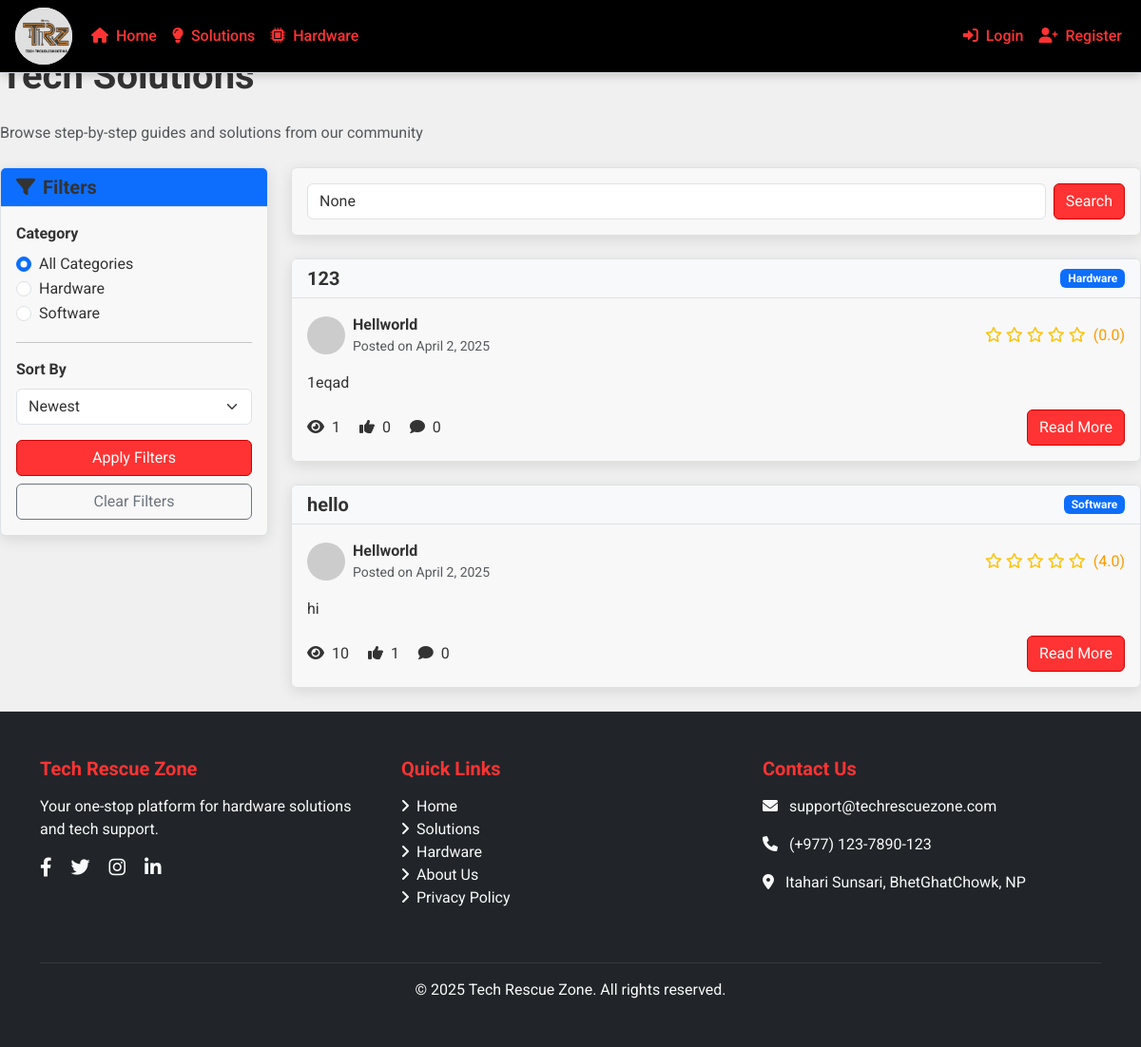
The app's page /solutions/, older data.
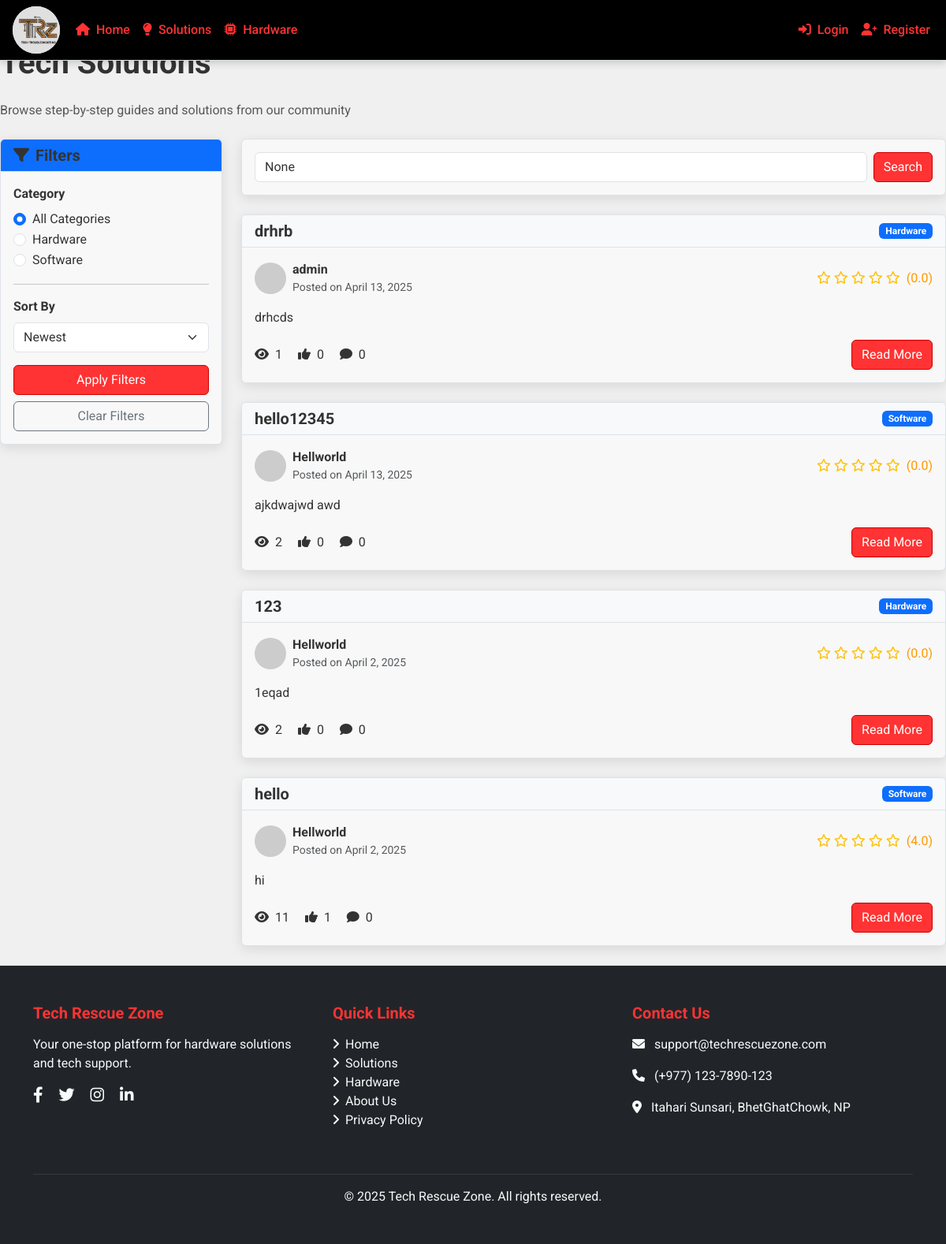
The same page, newer data.
### TechRescueZoneApp/models.py (models this page shows, shortened)
class SolutionCategory(models.Model):
    name = models.CharField(max_length=100)
    description = models.TextField(blank=True, null=True)
    class Meta:
        verbose_name_plural = 'Solution Categories'

class Solution(models.Model):
    title = models.CharField(max_length=200)
    summary = models.TextField()
    content = models.TextField()
    author = models.ForeignKey(User, on_delete=models.CASCADE, related_name='solutions')
    category = models.ForeignKey(SolutionCategory, on_delete=models.CASCADE, related_name='solutions')
    is_featured = models.BooleanField(default=False)
    views = models.PositiveIntegerField(default=0)
    likes = models.ManyToManyField(User, related_name='liked_solutions', blank=True)
    created_at = models.DateTimeField(auto_now_add=True)
    updated_at = models.DateTimeField(auto_now=True)
    def get_like_count(self):
        return self.likes.count()
    def get_comment_count(self):
        return self.comments.count()
    def get_average_rating(self):
        ratings = self.ratings.all()
        if ratings.exists():  # Using exists() for efficiency
            return sum(rating.rating for rating in ratings) / ratings.count()
        return 0

### TechRescueZoneApp/views.py (the view)
# urls.py: path('solutions/', views.solution_list, name='solution_list'),
def solution_list(request):
    category_id = request.GET.get('category')
    search_query = request.GET.get('search')
    sort_by = request.GET.get('sort_by', 'newest')
    solutions = Solution.objects.all()
    if category_id:
        solutions = solutions.filter(category_id=category_id)
    if search_query:
        solutions = solutions.filter(
            Q(title__icontains=search_query) |
            Q(summary__icontains=search_query) |
            Q(content__icontains=search_query)
        )
    if sort_by == 'popular':
        solutions = solutions.annotate(like_count=Count('likes')).order_by('-like_count')
    elif sort_by == 'top_rated':
        solutions = solutions.annotate(avg_rating=Avg('ratings__rating')).order_by('-avg_rating')
    elif sort_by == 'most_viewed':
        solutions = solutions.order_by('-views')
    else:
        solutions = solutions.order_by('-created_at')
    categories = SolutionCategory.objects.all()
    context = {
        'solutions': solutions,
        'categories': categories,
        'selected_category': category_id,
        'search_query': search_query,
        'sort_by': sort_by,
    }
    return render(request, 'software/solution_list.html', context)

### templates/software/solution_list.html (shortened to what the changed rows need)
{% extends 'base.html' %}
{% block content %}
<h1 class="mb-4">Tech Solutions</h1>
<div class="row">
    <div class="col-md-3">
        <div class="card mb-4">
            <div class="card-body">
                <form method="get" action="{% url 'TechRescueZoneApp:solution_list' %}">
                    <div class="mb-3">
                        <div class="overflow-auto" style="max-height: 200px;">
                            {% for category in categories %}
                            <div class="form-check">
                                <input class="form-check-input" type="radio" name="category" id="category-{{ category.id }}" value="{{ category.id }}" {% if selected_category == category.id|stringformat:"i" %}checked{% endif %}>
                                <label class="form-check-label" for="category-{{ category.id }}">
                                    {{ category.name }}
                                </label>
                            </div>
                            {% endfor %}
                        </div>
                    </div>
                </form>
            </div>
        </div>
    </div>
    <div class="col-md-9">
        {% if solutions %}
            {% for solution in solutions %}
            <div class="card mb-4 solution-card hover-shadow">
                <div class="card-header d-flex justify-content-between align-items-center bg-light">
                    <h5 class="mb-0">{{ solution.title }}</h5>
                    <span class="badge bg-primary">{{ solution.category.name }}</span>
                </div>
                <div class="card-body">
                    <div class="d-flex justify-content-between align-items-center mb-3">
                        <div class="d-flex align-items-center">
                            <img src="{% if solution.author.profile.profile_picture %}{{ solution.author.profile.profile_picture.url }}{% else %}https://via.placeholder.com/40{% endif %}" class="rounded-circle me-2" width="40" height="40" alt="{{ solution.author.username }}">
                            <div>
                                <div class="d-flex align-items-center">
                                    <p class="mb-0 fw-bold">{{ solution.author.username }}</p>
                                </div>
                                <p class="text-muted mb-0 small">Posted on {{ solution.created_at|date:"F j, Y" }}</p>
                            </div>
                        </div>
                        <div class="rating">
                            {% with avg_rating=solution.get_average_rating %}
                            {% for i in "12345" %}
                                {% if forloop.counter <= avg_rating|floatformat:"0" %}
                                <i class="fas fa-star text-warning"></i>
                                {% else %}
                                <i class="far fa-star text-warning"></i>
                                {% endif %}
                            {% endfor %}
                            <span class="ms-1">({{ avg_rating|floatformat:1 }})</span>
                            {% endwith %}
                        </div>
                    </div>
                    <p>{{ solution.summary }}</p>
                    <div class="d-flex justify-content-between align-items-center">
                        <div>
                            <span class="me-3"><i class="fas fa-eye me-1"></i> {{ solution.views }}</span>
                            <span class="me-3"><i class="fas fa-thumbs-up me-1"></i> {{ solution.get_like_count }}</span>
                            <span><i class="fas fa-comment me-1"></i> {{ solution.get_comment_count }}</span>
                        </div>
                        <div class="d-flex">
                            <a href="{% url 'TechRescueZoneApp:solution_detail' solution.id %}" class="btn btn-primary">Read More</a>
                        </div>
                    </div>
                </div>
            </div>
            {% endfor %}
        {% else %}
            <div class="alert alert-info">
                <i class="fas fa-info-circle me-2"></i>No solutions found matching your criteria.
            </div>
        {% endif %}
    </div>
</div>
{% endblock %}

Row changes from the older to the newer data that the page shows:
added Solution: title "drhrb", category.name "Hardware", author.username "admin", created_at "April 13, 2025", get_average_rating "0.0", summary "drhcds", views "1", get_like_count "0", get_comment_count "0"
added Solution: title "hello12345", category.name "Software", author.username "Hellworld", created_at "April 13, 2025", get_average_rating "0.0", summary "ajkdwajwd awd", views "2", get_like_count "0", get_comment_count "0"
changed Solution "1eqad": views "1" → "2"
changed Solution "hello": views "10" → "11"
